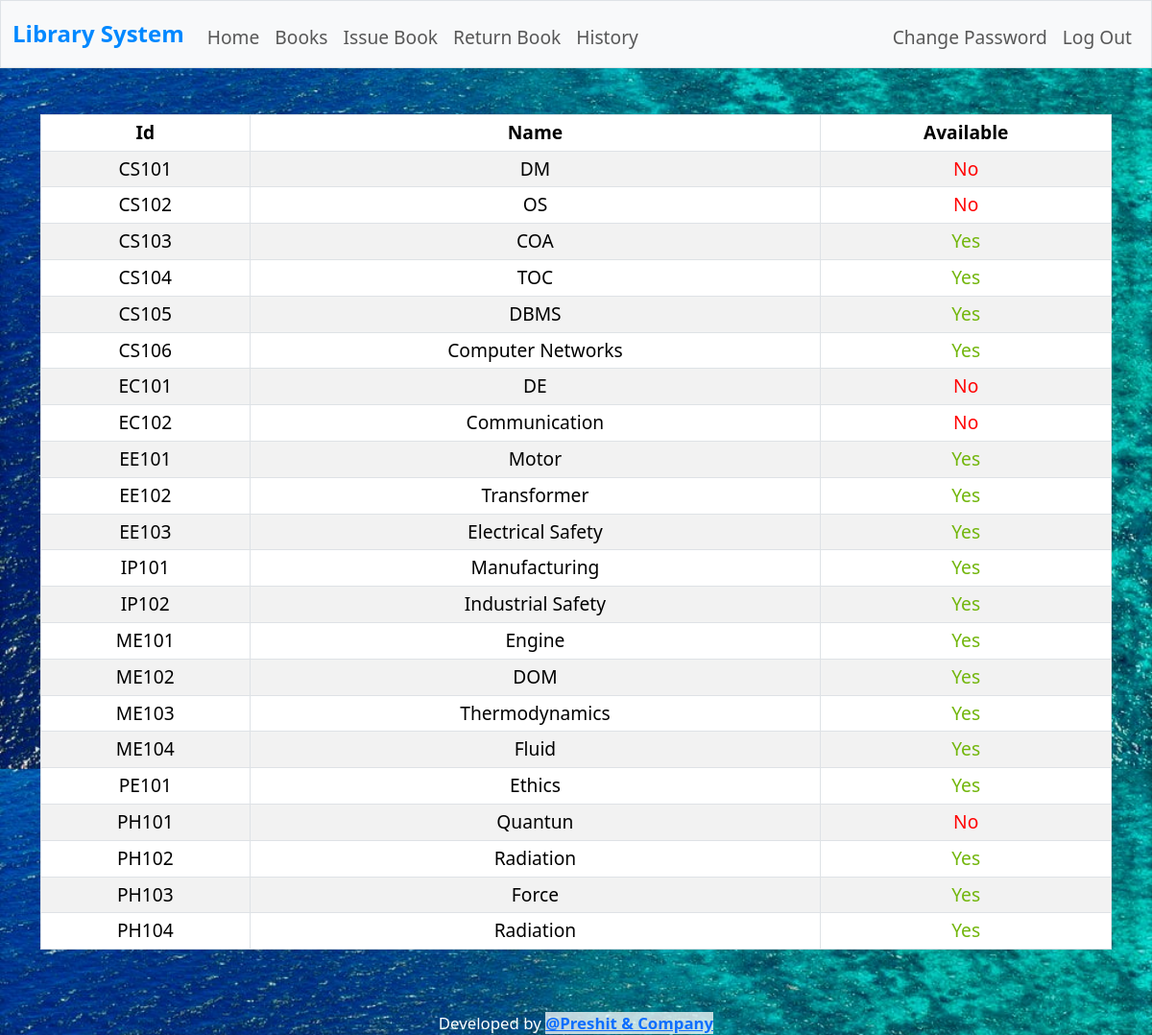
The page /about (signed in) on the database its author committed.
### tables this page shows
CREATE TABLE books( 
id text primary key not null, 
name text not null,
issue_to integer);

### app.py (the view)
@app.route("/about")
@login_required
def about():
    suc= request.args.get('success')
    books = db.execute("select * from books order by id")
    for book in books:
        if book["issue_to"] != None:
            book["available"] = "No"
        else:
            book["available"] = "Yes"
    try:
        suc = int(suc)
    except:
        pass
    return render_template("about.html", data= books, success = suc)

### app.py (called while the page is built)
@app.after_request
def after_request(response):
    response.headers["Cache-Control"] = "no-cache, no-store, must-revalidate"
    response.headers["Expires"] = 0
    response.headers["Pragma"] = "no-cache"
    return response

### helpers.py (called while the page is built)
def login_required(f):
    @wraps(f)
    def decorated_function(*args, **kwargs):
        if session.get("user_id") is None:
            return redirect("/login")
        return f(*args, **kwargs)
    return decorated_function

### templates/about.html (shortened to what this page needs)
{% extends "layout.html" %}
{% block main %}
    <table class= "table table-hover table-striped table-bordered table-sm">
        <thead class="thead-dark">
            <tr>
                <th>Id</th>
                <th>Name</th>
                <th>Available</th>
            </tr>
        </thead>
        <tbody>
            {% for row in data %}
                {% if row.available == 'Yes' %}
                    <tr> <td>{{ row.id }}</td> <td>{{ row.name }}</td> <td id="green-cell">{{ row.available }}</td></tr>
                {% else %}
                    <tr> <td>{{ row.id }}</td> <td>{{ row.name }}</td> <td id="red-cell">{{ row.available }}</td></tr>
                {% endif %}
            {% endfor %}
        </tbody>
    </table>
{% endblock %}

### static/styles.css (style rules this page uses)
body { background-color: rgb(52, 125, 151); background-image: url('../static/back1.jpeg'); background-size: cover; background-position: center; height: 100vh; width: 100%; color: white; font-size: larger; }
#red-cell { color:red; }
#green-cell { color: rgb(114, 182, 12); }

### rows shown on the page
books: id "CS101", name "DM", available "No"
books: id "CS102", name "OS", available "No"
books: id "CS103", name "COA", available "Yes"
books: id "CS104", name "TOC", available "Yes"
books: id "CS105", name "DBMS", available "Yes"
books: id "CS106", name "Computer Networks", available "Yes"
books: id "EC101", name "DE", available "No"
books: id "EC102", name "Communication", available "No"
books: id "EE101", name "Motor", available "Yes"
books: id "EE102", name "Transformer", available "Yes"
books: id "EE103", name "Electrical Safety", available "Yes"
books: id "IP101", name "Manufacturing", available "Yes"
books: id "IP102", name "Industrial Safety", available "Yes"
books: id "ME101", name "Engine", available "Yes"
books: id "ME102", name "DOM", available "Yes"
books: id "ME103", name "Thermodynamics", available "Yes"
books: id "ME104", name "Fluid", available "Yes"
books: id "PE101", name "Ethics", available "Yes"
books: id "PH101", name "Quantun", available "No"
books: id "PH102", name "Radiation", available "Yes"
books: id "PH103", name "Force", available "Yes"
books: id "PH104", name "Radiation", available "Yes"
